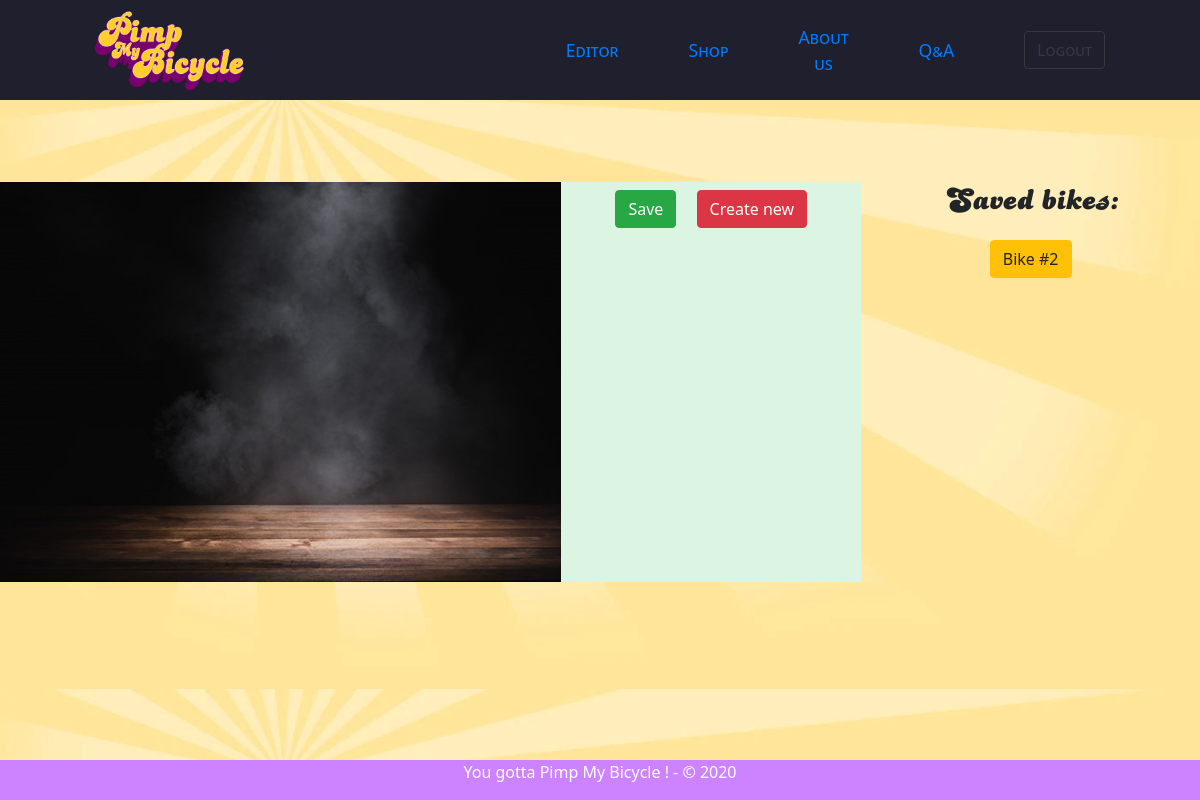
The page /?page=preview (signed in) on the database as committed earlier.
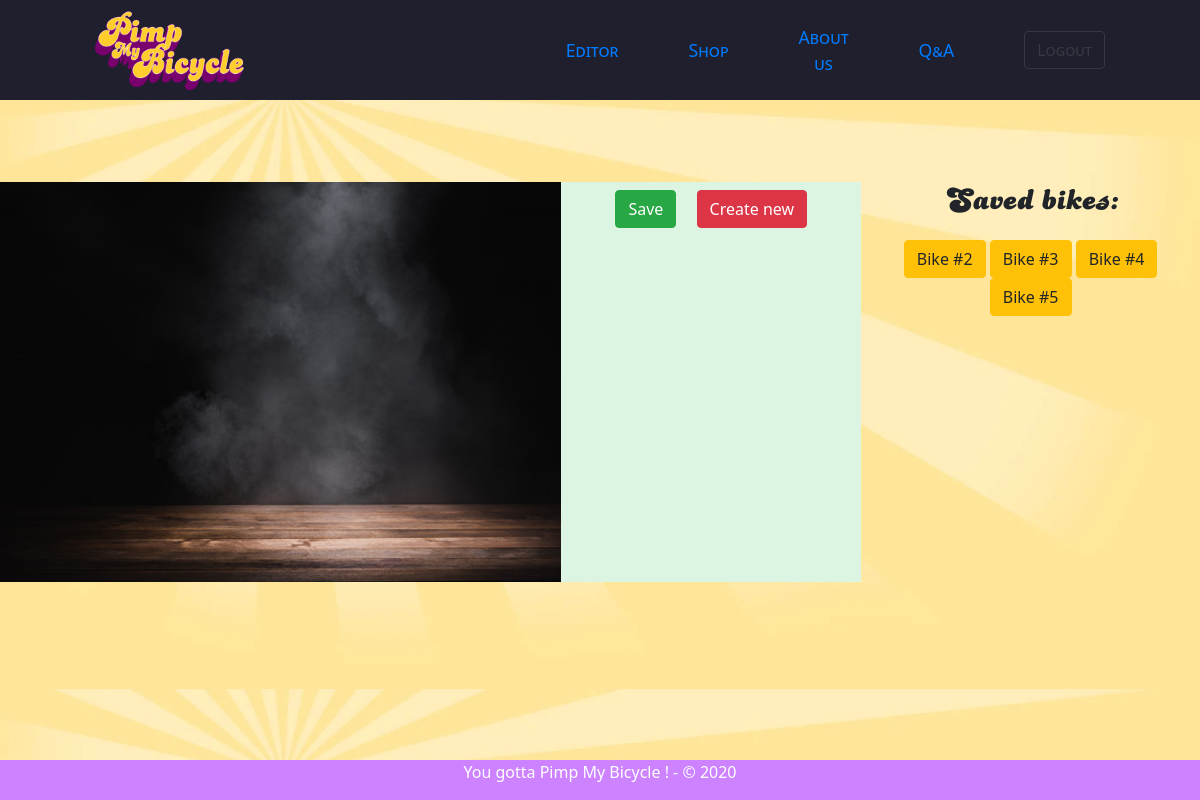
The same page on the database as committed later.
### tables this page shows
CREATE TABLE `bikes` (
  `id` int(11) NOT NULL AUTO_INCREMENT,
  `user_id` int(11) DEFAULT NULL,
  `data` json DEFAULT NULL,
  `likes` tinyint(4) NOT NULL DEFAULT '0',
  PRIMARY KEY (`id`),
  KEY `user_id` (`user_id`),
  CONSTRAINT `bikes_ibfk_1` FOREIGN KEY (`user_id`) REFERENCES `users` (`id`) ON DELETE SET NULL
);

### controller/UserController.php (called while the page is built, shortened)
<?php
require_once('model/BikeManager.php');
class UserController extends DefaultController {
	private $bikeManager;
	function __construct(){
		$this->bikeManager = new BikeManager();
	}
	function editor(){
		$userBikes = $this->bikeManager->getUserBikes();
		require('view/user/pages/editor.php');
	}
}

### model/BikeManager.php (called while the page is built, shortened)
<?php
require_once("model/objects/Bike.php");
class BikeManager extends Manager {
	public function getUserBikes(){
		$db = $this->dbConnect();
	    $req = $db->prepare('SELECT * FROM bikes WHERE user_id=?');
	    $req->execute(array(
    		$_SESSION["user_id"]
		));
		$bikes = array();
		while ($bike = $req->fetch()) {
			$bikes[] = new Bike($bike["id"],$bike["user_id"],$bike["data"]);
		}
		return $bikes;
	}
}

### model/objects/Bike.php (called while the page is built, shortened)
<?php
class Bike {
    public function __construct($id, $user_id, $data, $likes=0){
        $this->id = $id;
    }
}

### view/user/pages/editor.php (the view, shortened to what this page needs)
<?php $title = 'Preview'; $menu = 'preview'; ?>
<div id="editor">
    <div class="" id="view" style="background-image: url('../include/images/background3.png'); background-color: beige;">
        <div class="selectZone" style="top: 275px; left: 155px; min-width: 80px; min-height: 80px;" onclick="onSlot(0)">
        </div>
        <div class="selectZone" style="top: 275px; left: 360px; min-width: 80px; min-height: 80px;" onclick="onSlot(1)">
        </div>
        <div class="selectZone" style="top: 148px; left: 408px; min-width: 80px; min-height: 80px;" onclick="onSlot(2)">
        </div>
        <div class="selectZone" style="top: 140px; left: 230px; min-width: 80px; min-height: 80px;" onclick="onSlot(3)">
        </div>
        <div class="selectZone" style="top: 230px; left: 250px; min-width: 120px; min-height: 100px;"
            onclick="onSlot(4)">
        </div>
    </div>
    <div id="menu" style="background-color: rgb(220, 245, 226);">
        <button id="saveBtn" class="btn btn-success m-2" onclick="onSave()">Save</button>
        <button id="createBtn" class="btn btn-danger m-2" onclick="onCreate()">Create new</button>
    </div>
    <div class="container" id="userBuilds">
        <h2>Saved bikes:</h2>
        <?php foreach($userBikes as $bike){ ?>
        <a class="btn btn-warning" href="/?page=preview&id=<?= $bike->id ?>">Bike #<?= $bike->id ?> </a>
        <?php } ?>
    </div>
</div>
<?php $content = ob_get_clean(); ?>
<?php require('view/template.php'); ?>

### index.php (shortened to what this page needs)
<?php
require_once('controller/UserController.php');
$page = isset($_GET['page']) ? $_GET['page'] : "accueil";
$action = isset($_GET['action']) ? $_GET['action'] : "list";
$userId = isset($_SESSION['user_id']) ? $_SESSION['user_id'] : false;
if($userId){
    $userController = new UserController();
    switch ($page) {
        case "preview":
            switch ($action) {
                default:
                    $userController->editor();
                    break;
            }
            break;
    }
}

### view/template.php (shortened to what this page needs)
<!DOCTYPE html>
<html>
<head>
		<link rel="stylesheet" href="https://stackpath.bootstrapcdn.com/bootstrap/4.3.1/css/bootstrap.min.css">
    <link rel="stylesheet" href="https://cdnjs.cloudflare.com/ajax/libs/font-awesome/5.13.0/css/fontawesome.min.css">
		<link rel="stylesheet" href="/include/css/style.css">
</head>
<body>
    <div class="text-center">
        <nav>
        <?php
        if(isset($_SESSION['user_id'])){
            include('view/user/menu.php');
        } else {
            include('view/guest/menu.php');
        }
        ?>
        </nav>
        <div class="body">
            <div class="content">
            <?= $content ?>
            </div>
        </div>
    </div>
		<div class="footer">
			<p>You gotta Pimp My Bicycle ! - &copy; 2020</p>
		</div>
</body>
</html>

### view/user/menu.php (shortened to what this page needs)
<header>
  <div class="headerContainer">
    <div class="headerLeft">
    <a href="/">
      <img src="/include/images/logo.png" width="150" height="80" alt="">
    </a>
    </div>
    <div class="headerRight">
      <a class="<?= $menu == 'preview' ? "active" : "" ?>" href="/?page=preview">Editor</a>
      <a class="<?= $menu == 'bikes' ? "active" : "" ?>" href="/?page=bikes">Shop</a>
      <a class="<?= $menu == 'about' ? "active" : "" ?>" href="/?page=about">About us</a>
      <a class="<?= $menu == 'faq' ? "active" : "" ?>" href="/?page=faq">Q&A</a>
      <div class="headerProfile">
      <a class="btn btn-outline-dark" href="#" onclick="destroy()" role="button">Logout</a>
      </div>
    </div>
  </div>
</header>

### include/css/style.css (style rules this page uses)
* { transition-duration: 150ms; }
body { font-family: "Segoe UI", "Roboto", Arial, sans-serif; background-image: url("../images/background.jpg"); background-size: cover; }
h1, h2, h3, h4, h5 { font-family: "PMBFont", Arial, sans-serif; }
.content { padding: 2em 0em; }
.footer { position: fixed; bottom: 0; width: 100%; text-align: center; background-color: #cd82ff; color: white; }
header { width: 100%; height: 100px; display: flex; justify-content: center; align-items: center; color: white; background-color: #1f1f2e; }
.headerContainer { width: 1110px; max-width: 90%; display: flex; justify-content: space-between; align-items: center; }
.headerContainer div { display: flex; align-items: center; }
.headerContainer a { margin: 10px 35px; }
.headerLeft { width: 60%; }
.headerRight { justify-content: flex-end; width: 40%; }
nav { font-size: 1.1em; font-variant: small-caps; }
h2 { margin-bottom: 20px; }

### view/user/pages/editor.php (style rules this page uses)
#view { position: relative; width: 600px; max-width: 600px; height: 400px; max-height: 400px; }
#editor { display: flex; justify-content: center; margin: auto; margin-top: 50px; }
.container { position: relative; margin: 0; width: 30%; max-width: 40%; }
.selectZone { position: absolute; }
#menu { min-width: 300px; }

Rows that differ between the two databases and show on the page:
added bikes: id "3"
added bikes: id "4"
added bikes: id "5"
